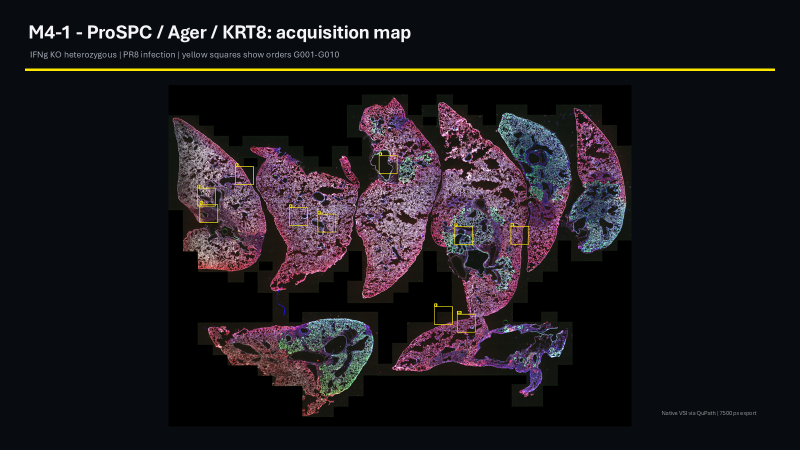
#> input picture wsi_slide17_review.png, 1600 x 900 px (shown at 1/2 size)
$ python -i register_maps_to_wsi.py   (imports and definitions only)
#> lines starting #> are read from the running program, lines starting #| are printed output that depends on the picture; after the words box and inside, x2 and y2 are one past the last pixel; in counts of white or black regions, pixels touching at a corner belong together
from __future__ import annotations

import csv
from pathlib import Path

import numpy as np
from PIL import Image, ImageDraw, ImageFont
from scipy import ndimage, signal


BASE = Path(r"D:\IFQ_Runs\confocal_region_map_260808")
WSI = BASE / "wsi_overviews"
OUT = BASE / "wsi_annotated"
# [1 line not run here, left out]

SAMPLES = {
    "M2": "IFNg_KO_hom_26.03.25_m2_pr8_infection",
    "M6": "IFNg_KO_hom_26.03.25_m6_pr8_no_infection",
    "M4-1": "IFNg_KO_het_26.03.25_m4-1_pr8_infection",
    "M4-2": "IFNg_KO_het_26.03.25_m4-2_pr8_no_infection",
}


def mask_from_dapi(path: Path, max_dim: int = 1100) -> tuple[np.ndarray, float]:
#> called with path = '../wsi_slide17_review.png', max_dim = 1100
    im = Image.open(path).convert("L")
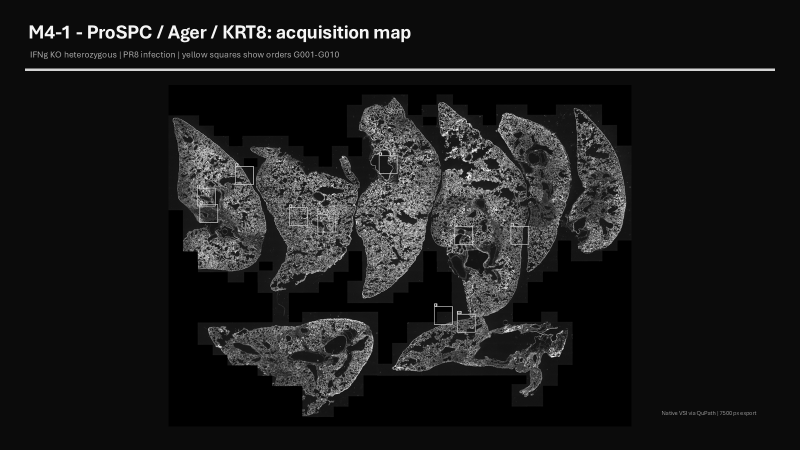
#> im: PIL image 1600x900 L (shown at 1/2 size); min 0, max 255, mean 26.6
    scale = max_dim / max(im.size)
#> scale = 0.688
    small = im.resize((round(im.width * scale), round(im.height * scale)), Image.Resampling.LANCZOS)
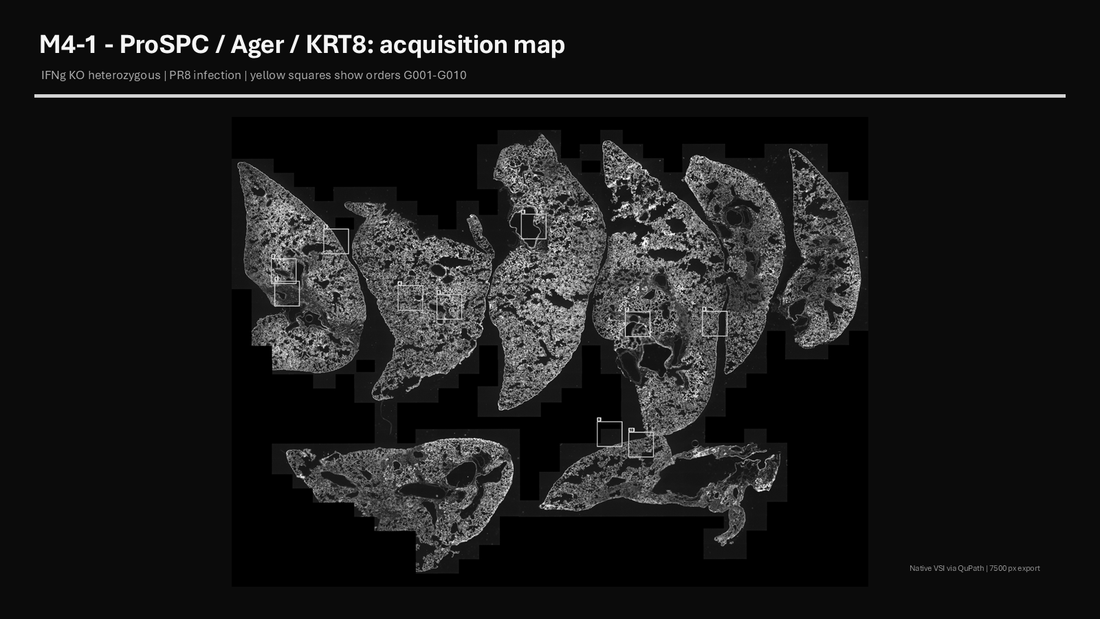
#> small: PIL image 1100x619 L; min 0, max 255, mean 26.6
    a = np.asarray(small, dtype=np.float32)
    nz = a[a > 0]
    threshold = np.percentile(nz, 55) if nz.size else 1
#> threshold = 11
    m = a > threshold
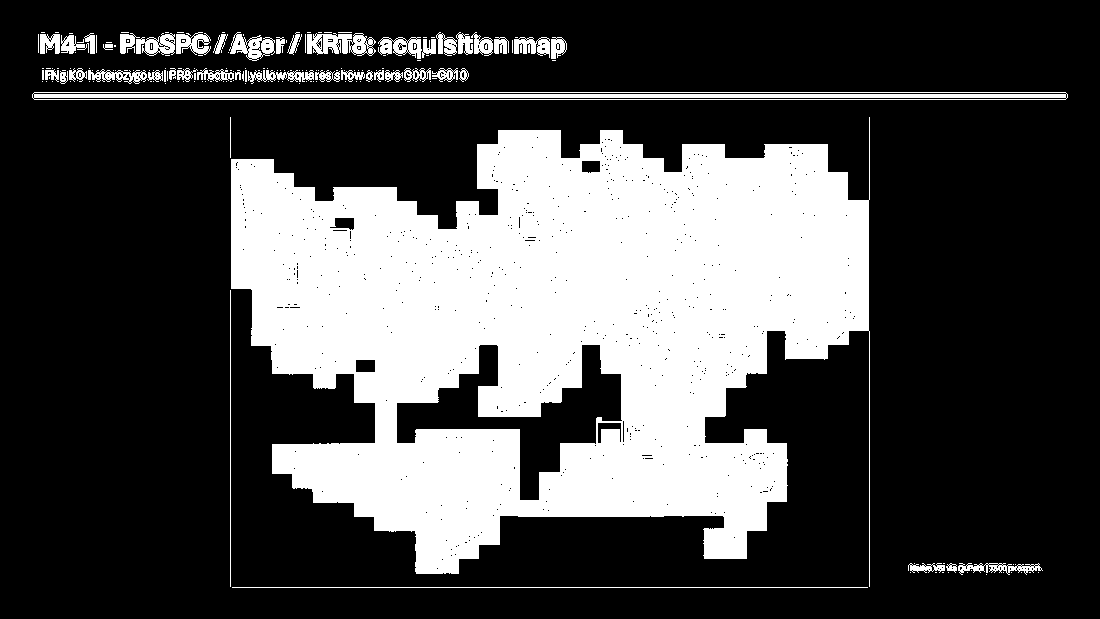
#> m: shape (619, 1100) bool; 29.4% white; 184 white regions (135 under 20 px), largest, box (x1, y1, x2, y2) and area: (231, 117, 870, 587) 182198, (32, 92, 1068, 100) 6204, (307, 33, 376, 56) 1034
    m = ndimage.binary_closing(m, iterations=2)
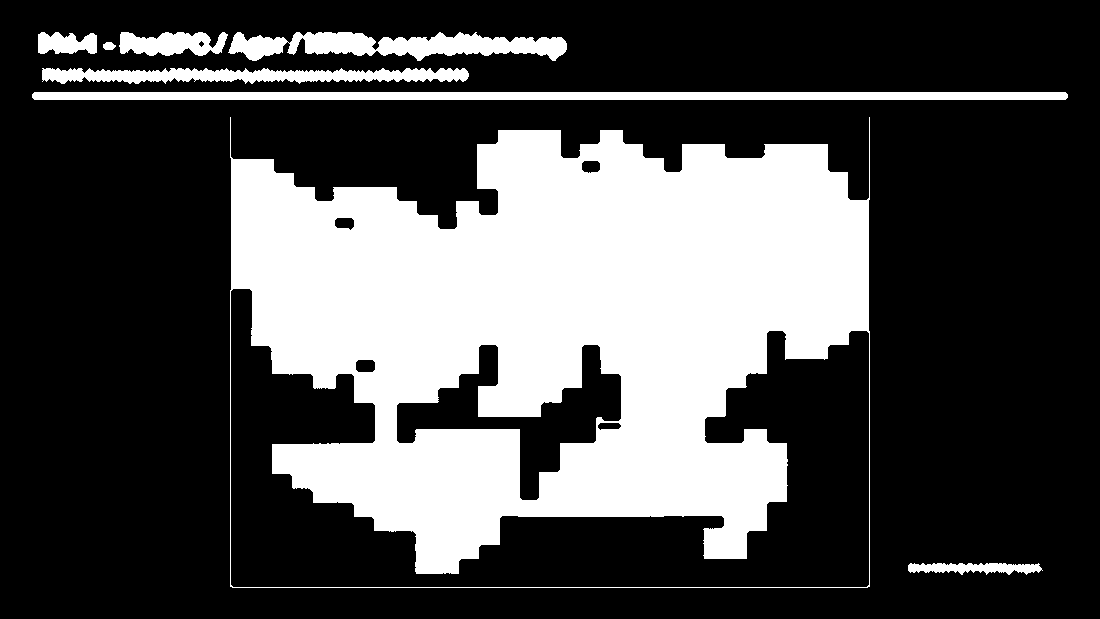
#> m: shape (619, 1100) bool; 30.4% white; 8 white regions, largest, box (x1, y1, x2, y2) and area: (230, 117, 870, 588) 184282, (32, 92, 1068, 100) 8276, (228, 32, 567, 61) 5940
    m = ndimage.binary_dilation(m, iterations=1)
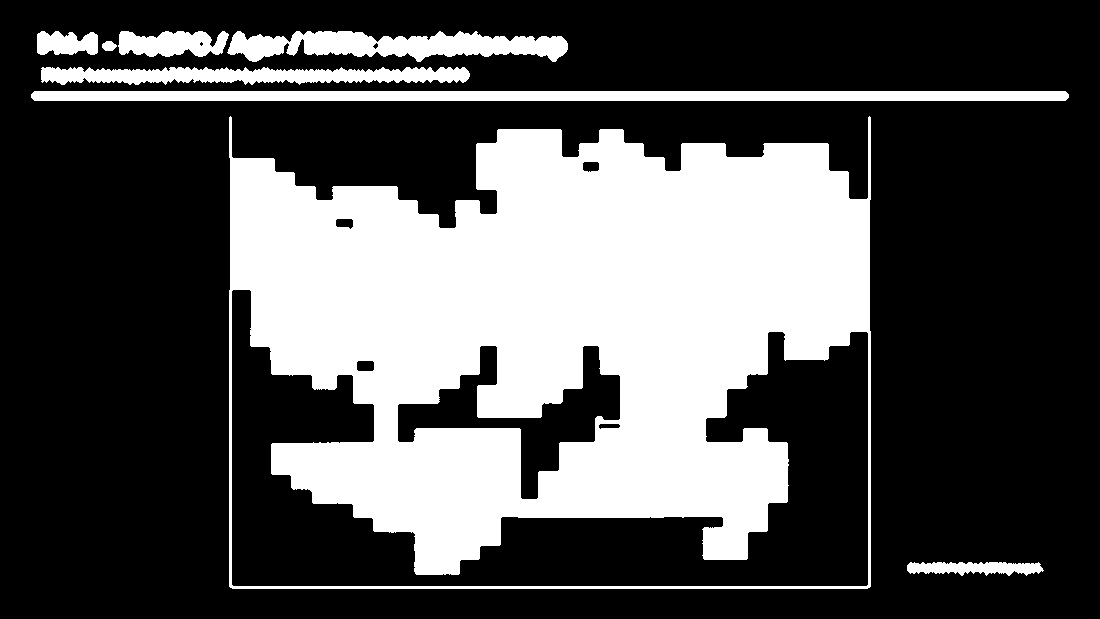
#> m: shape (619, 1100) bool; 32.1% white; 8 white regions, largest, box (x1, y1, x2, y2) and area: (229, 116, 871, 589) 191001, (31, 91, 1069, 101) 10356, (227, 31, 568, 62) 6708
    return m.astype(np.float32), scale


def best_translation(source: np.ndarray, target: np.ndarray) -> tuple[float, int, int, float]:
    best = None
    for angle in (0, 180):
        s0 = ndimage.rotate(source, angle, reshape=True, order=0) if angle else source
        for scale in np.linspace(0.55, 1.45, 37):
            s = ndimage.zoom(s0, scale, order=0)
            if s.shape[0] >= target.shape[0] or s.shape[1] >= target.shape[1]:
                continue
            corr = signal.fftconvolve(target, s[::-1, ::-1], mode="valid")
            norm = np.sqrt(max(1.0, s.sum()))
            iy, ix = np.unravel_index(np.argmax(corr), corr.shape)
            score = float(corr[iy, ix] / norm)
            if best is None or score > best[0]:
                best = (score, angle, scale, int(ix), int(iy), s.shape)
    if best is None:
        raise RuntimeError("No valid registration candidate")
    return best[2], best[3], best[4], best[1], best[0]


# [1 line not run here, left out]
manifest = []

# [51 lines not run here, left out]

>>> result = mask_from_dapi('../wsi_slide17_review.png')

$ run again, on wsi_slide2_review.png
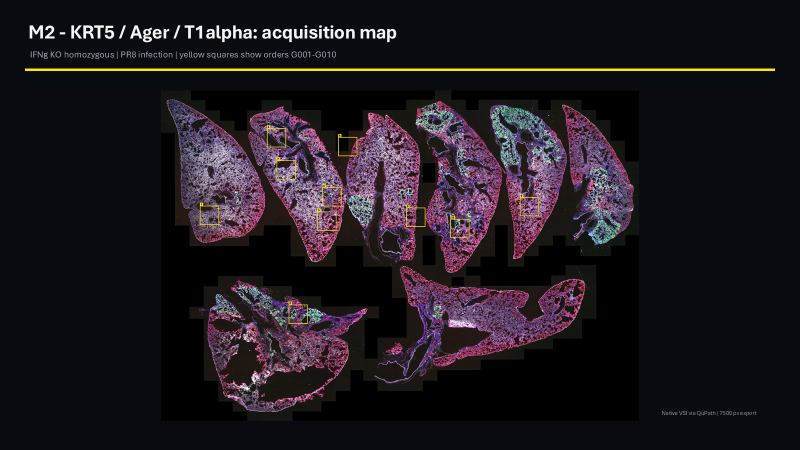
#> input picture wsi_slide2_review.png, 1600 x 900 px (shown at 1/2 size)
#> in mask_from_dapi, `small = im.resize((round(im.width * scale), round(im.height * scale)),..`:
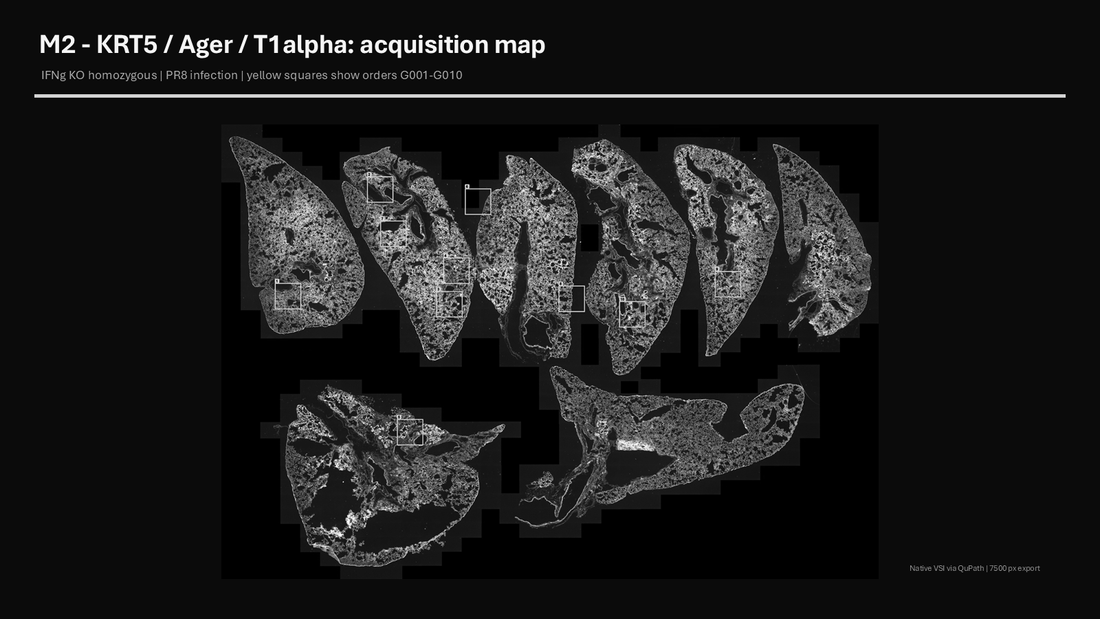
#> small: PIL image 1100x619 L; min 0, max 255, mean 26.9
#> threshold = 11
#> in mask_from_dapi, `m = ndimage.binary_dilation(m, iterations=1)`:
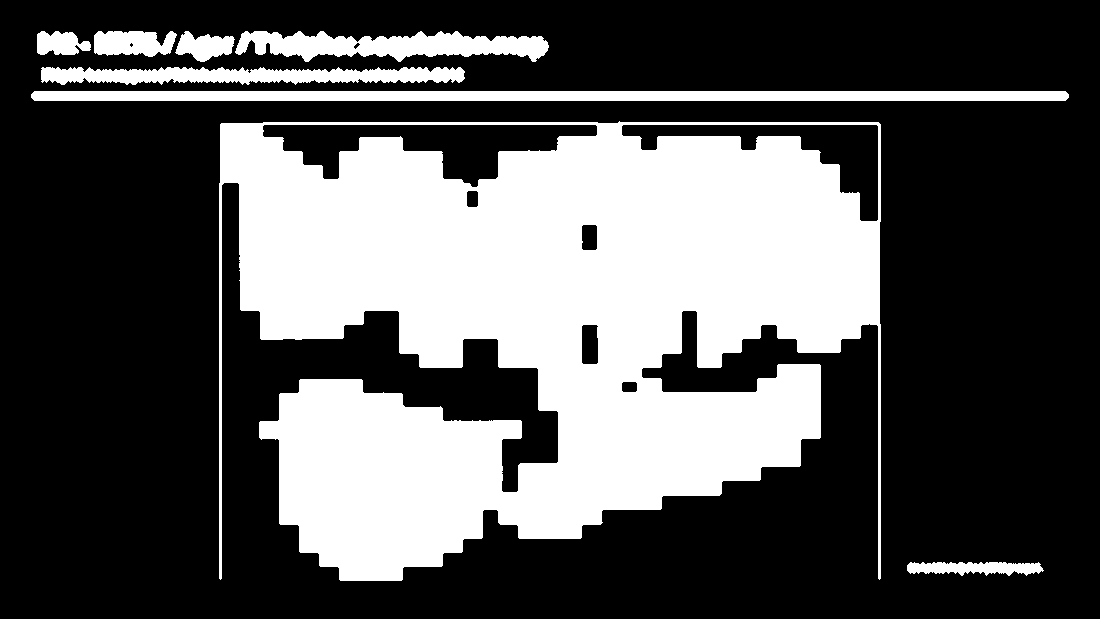
#> m: shape (619, 1100) bool; 33.6% white; 8 white regions, largest, box (x1, y1, x2, y2) and area: (219, 121, 881, 581) 201491, (31, 91, 1069, 101) 10356, (235, 31, 549, 62) 6055
